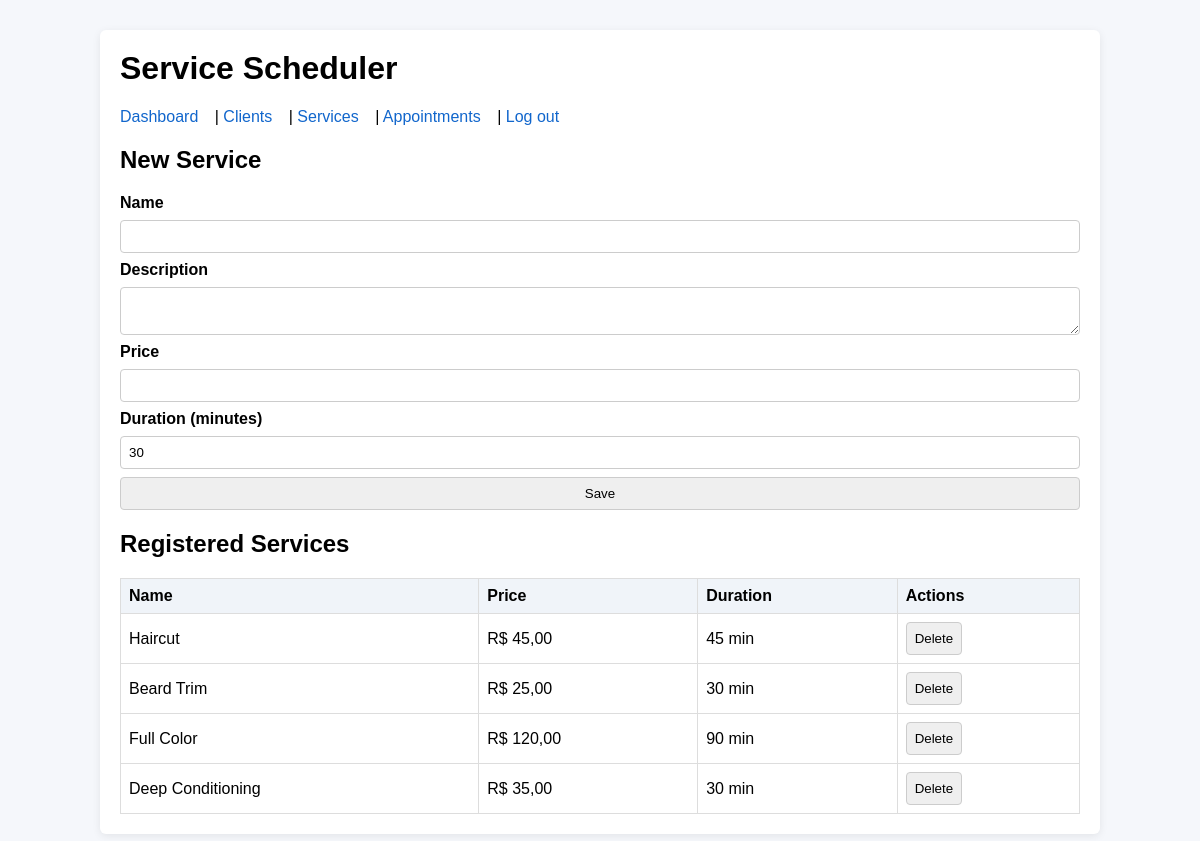
The page /?page=services (signed in) on the database its author committed.
### tables this page shows
CREATE TABLE IF NOT EXISTS services (
    id               INT AUTO_INCREMENT PRIMARY KEY,
    name             VARCHAR(255)   NOT NULL,
    description      TEXT,
    price            DECIMAL(10, 2) NOT NULL DEFAULT 0,
    duration_minutes INT            NOT NULL DEFAULT 30,
    created_at       DATETIME       NOT NULL
);

### public/index.php (the view, shortened to what this page needs)
<?php
require __DIR__ . '/../config/db.php';
function e(string $value): string
{
    return htmlspecialchars($value, ENT_QUOTES, 'UTF-8');
}
$page = $_GET['page'] ?? 'login';
switch ($page) {
    case 'services':
        handleServices($pdo);
        exit;
}
function renderHeader(string $title): void
{
    echo '<!DOCTYPE html><html lang="en"><head><meta charset="UTF-8"><title>' . e($title) . ' - Service Scheduler</title>';
    echo '<link rel="stylesheet" href="styles.css"></head><body><div class="container">';
    echo '<h1>Service Scheduler</h1>';
}
function renderFooter(): void
{
    echo '</div></body></html>';
}
function renderNav(): void
{
    echo '<nav><a href="?page=dashboard">Dashboard</a> | <a href="?page=clients">Clients</a> | <a href="?page=services">Services</a> | <a href="?page=appointments">Appointments</a> | <a href="?page=logout">Log out</a></nav>';
}
function handleServices(PDO $pdo): void
{
    $services = $pdo->query('SELECT * FROM services ORDER BY created_at DESC')->fetchAll();
    renderHeader('Services');
    renderNav();
    echo '<h2>New Service</h2>';
    echo '<form method="POST"><label>Name</label><input name="name" required>';
    echo '<label>Description</label><textarea name="description"></textarea>';
    echo '<label>Price</label><input name="price" type="number" step="0.01" min="0">';
    echo '<label>Duration (minutes)</label><input name="duration_minutes" type="number" min="10" step="5" value="30">';
    echo '<button type="submit">Save</button></form>';
    echo '<h2>Registered Services</h2><table><tr><th>Name</th><th>Price</th><th>Duration</th><th>Actions</th></tr>';
    foreach ($services as $service) {
        echo '<tr><td>' . e($service['name']) . '</td><td>R$ ' . e(number_format((float)$service['price'], 2, ',', '.')) . '</td><td>' . e((string)$service['duration_minutes']) . ' min</td><td>';
        echo '<form method="POST" style="display:inline"><input type="hidden" name="delete_id" value="' . (int)$service['id'] . '"><button type="submit" onclick="return confirm(\'Delete?\')">Delete</button></form>';
        echo '</td></tr>';
    }
    echo '</table>';
    renderFooter();
}

### public/styles.css (style rules this page uses)
body { font-family: Arial, sans-serif; background: #f5f7fb; margin: 0; }
.container { max-width: 960px; margin: 30px auto; padding: 20px; background: #fff; box-shadow: 0 2px 8px rgba(0, 0, 0, 0.08); border-radius: 6px; }
h1 { margin-top: 0; }
nav { margin: 10px 0 20px; }
nav a { margin-right: 12px; text-decoration: none; color: #1166cc; }
form { display: grid; gap: 8px; margin-bottom: 20px; }
label { font-weight: bold; }
input, textarea, select, button { padding: 8px; border: 1px solid #ccc; border-radius: 4px; }
table { width: 100%; border-collapse: collapse; }
th, td { border: 1px solid #ddd; padding: 8px; }
th { background: #f0f4f9; text-align: left; }

### rows shown on the page
services: name "Haircut", price "45,00", duration_minutes "45"
services: name "Beard Trim", price "25,00", duration_minutes "30"
services: name "Full Color", price "120,00", duration_minutes "90"
services: name "Deep Conditioning", price "35,00", duration_minutes "30"
